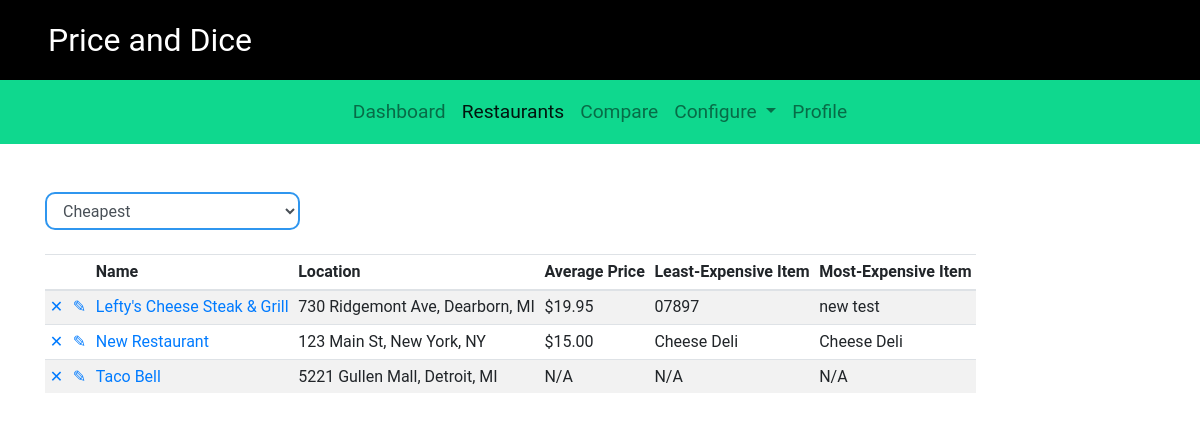
/campus/restaurant_list/, run on an earlier commit of the app's database.
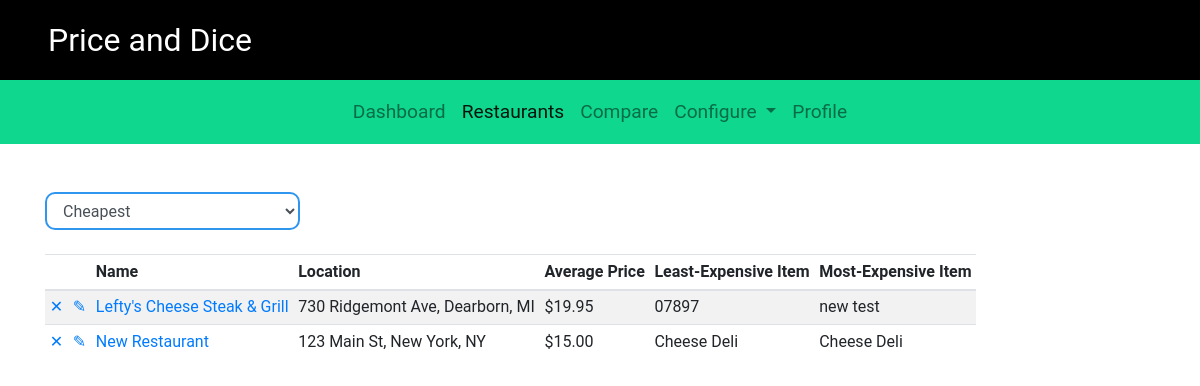
And on a later commit of the database.
### campus/models.py (models this page shows, shortened)
class Restaurant(models.Model):
    name = models.CharField(max_length=200)
    location = models.CharField(max_length=200)
    phone_number = models.CharField(max_length=20, default='(xxx) xxx-xxxx')
    sunday = models.CharField(max_length=20, default=DEFAULT_HOURS)
    monday = models.CharField(max_length=20, default=DEFAULT_HOURS)
    tuesday = models.CharField(max_length=20, default=DEFAULT_HOURS)
    wednesday = models.CharField(max_length=20, default=DEFAULT_HOURS)
    thursday = models.CharField(max_length=20, default=DEFAULT_HOURS)
    friday = models.CharField(max_length=20, default=DEFAULT_HOURS)
    saturday = models.CharField(max_length=20, default=DEFAULT_HOURS)
    item_list = models.ManyToManyField(Item)
    def get_average_price(self):
        item_list = self.item_list.all()
        if not item_list:
            return 'N/A'
        else:
            num_item_list =  0
            total_price = 0
            for i in item_list:
                num_item_list += 1
                total_price += i.price
            return float(total_price / num_item_list)
    def get_min_price(self):
        item_list = self.item_list.all()
        if not item_list:
            return 'N/A'
        else:
            min_price = item_list[0].price
            for i in item_list:
                if i.price < min_price:
                    min_price = i.price
            return min_price
    def get_max_price(self):
        item_list = self.item_list.all()
        if not item_list:
            return 'N/A'
        else:
            max_price = item_list[0].price
            for i in item_list:
                if i.price > max_price:
                    max_price = i.price
            return max_price
    def get_cheapest_item(self):
        item_list = self.item_list.all()
        if not item_list:
            return 'N/A'
        else:
            cheap_price = self.get_min_price()
            cheap_item = None
            for i in item_list:
                if i.price == cheap_price:
                    cheap_item = i.name
                    break
        return cheap_item
    def get_most_expensive(self):
        item_list = self.item_list.all()
        if not item_list:
            return 'N/A'
        else:
            high_price = self.get_max_price()
            expensive_item = None
            for i in item_list:
                if i.price == high_price:
                    expensive_item = i.name
                    break
        return expensive_item

class Item(models.Model):
    price = models.FloatField(default=0)
    name = models.CharField(max_length=50)

### campus/views.py (the view)
# urls.py: path('restaurant_list/', views.restaurant_list, name='restaurant_list'),
def restaurant_list(request):
    restaurant_list = Restaurant.objects.all()
    context = {'restaurant_list': restaurant_list}
    return render(request, 'campus/restaurant-list.html', context)

### campus/templates/campus/restaurant-list.html (shortened to what this page needs)
{% extends "./base.html" %}
{% block restaurant_list_link %}
<li class="nav-item active">
     <a class="nav-link active" href="{% url 'campus:restaurant_list' %}">Restaurants</a>
</li>
{% endblock%}
{% block body %}
<div class="container content-top">
     <div class="row">
          <div class="col-lg-3">
               <select class="form-control blue-input">
                    <option value="1">Cheapest</option>
               </select>
          </div>
     </div>
     <br>
     <div class="row">
          <div class="col-lg-12">
               <table class="table table-sm table-hover table-responsive table-striped">
                    <thead>
                         <tr>
                              <th></th>
                              <th></th>
                              <th>Name</th>
                              <th>Location</th>
                              <th>Average Price</th>
                              <th>Least-Expensive Item</th>
                              <th>Most-Expensive Item</th>
                         </tr>
                    </thead>
                    <tbody>
                         {% for restaurant in restaurant_list %}
                         <tr>
                              <td><a href="{% url 'campus:delete_restaurant' restaurant.id %}">&#10005;</a></td>
                              <td><a href="{% url 'campus:edit_restaurant' restaurant.id %}">&#9998;</a></td>
                              <td><a href="{% url 'campus:restaurant_detail' restaurant.id %}">{{restaurant.name}}</a></td>
                              <td>{{restaurant.location}}</td>
                              <td>
                                   {% if restaurant.get_average_price != 'N/A' %}
                                   ${{restaurant.get_average_price | floatformat:2}}
                                   {% else %}
                                   {{restaurant.get_average_price}}
                                   {% endif %}
                              </td>
                              <td>{{restaurant.get_cheapest_item}}</td>
                              <td>{{restaurant.get_most_expensive}}</td>
                         </tr>
                         {% endfor %}
                    </tbody>
               </table>
          </div>
     </div>
</div>
{% endblock %}

What changed in the data, as far as the page shows it:
removed Restaurant: name "Taco Bell", location "5221 Gullen Mall, Detroit, MI", get_average_price "N/A", get_cheapest_item "N/A", get_most_expensive "N/A"
